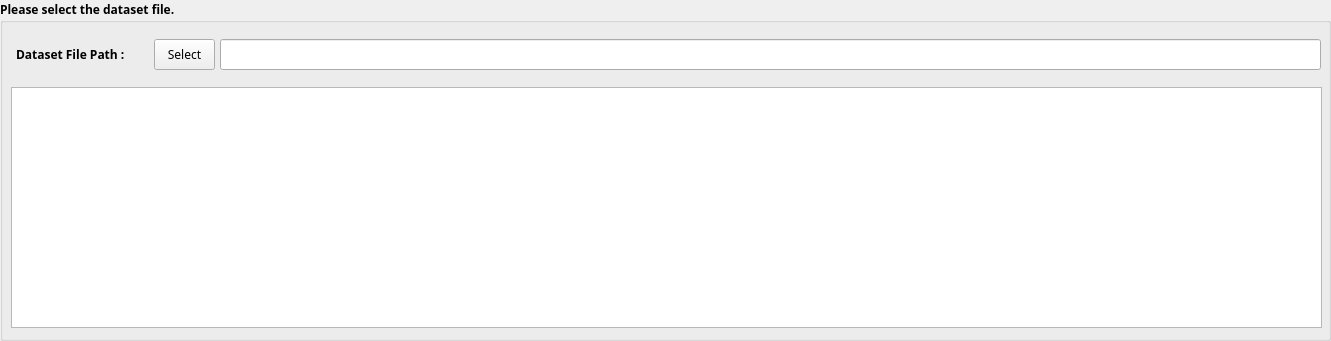
    <widget class="QGroupBox" name="groupBox_makemodel_dataset">
     <property name="geometry">
      <rect>
       <x>19</x>
       <y>15</y>
       <width>1331</width>
       <height>341</height>
      </rect>
     </property>
     <property name="font">
      <font>
       <family>돋움</family>
       <pointsize>9</pointsize>
       <weight>75</weight>
       <bold>true</bold>
      </font>
     </property>
     <property name="title">
      <string>Please select the dataset file.</string>
     </property>
     <property name="flat">
      <bool>false</bool>
     </property>
     <property name="checkable">
      <bool>false</bool>
     </property>
     <widget class="QLabel" name="label_37">
      <property name="geometry">
       <rect>
        <x>16</x>
        <y>46</y>
        <width>133</width>
        <height>16</height>
       </rect>
      </property>
      <property name="font">
       <font>
        <family>굴림</family>
        <pointsize>9</pointsize>
        <weight>75</weight>
        <bold>true</bold>
       </font>
      </property>
      <property name="text">
       <string>Dataset File Path :</string>
      </property>
     </widget>
     <widget class="QPushButton" name="btn_param_datasetPath">
      <property name="geometry">
       <rect>
        <x>154</x>
        <y>39</y>
        <width>61</width>
        <height>31</height>
       </rect>
      </property>
      <property name="font">
       <font>
        <family>굴림</family>
        <pointsize>9</pointsize>
        <weight>50</weight>
        <bold>false</bold>
       </font>
      </property>
      <property name="text">
       <string>Select</string>
      </property>
     </widget>
     <widget class="QLineEdit" name="txtBox_dl_datasetFile">
      <property name="enabled">
       <bool>true</bool>
      </property>
      <property name="geometry">
       <rect>
        <x>220</x>
        <y>39</y>
        <width>1101</width>
        <height>31</height>
       </rect>
      </property>
      <property name="font">
       <font>
        <family>굴림</family>
        <pointsize>9</pointsize>
        <weight>50</weight>
        <bold>false</bold>
       </font>
      </property>
      <property name="readOnly">
       <bool>true</bool>
      </property>
     </widget>
     <widget class="QTableWidget" name="tbl_readCsvFile">
      <property name="geometry">
       <rect>
        <x>11</x>
        <y>87</y>
        <width>1311</width>
        <height>241</height>
       </rect>
      </property>
      <property name="font">
       <font>
        <family>굴림</family>
        <pointsize>9</pointsize>
        <weight>50</weight>
        <bold>false</bold>
       </font>
      </property>
      <property name="editTriggers">
       <set>QAbstractItemView::NoEditTriggers</set>
      </property>
      <property name="selectionMode">
       <enum>QAbstractItemView::NoSelection</enum>
      </property>
      <property name="selectionBehavior">
       <enum>QAbstractItemView::SelectRows</enum>
      </property>
     </widget>
    </widget>
